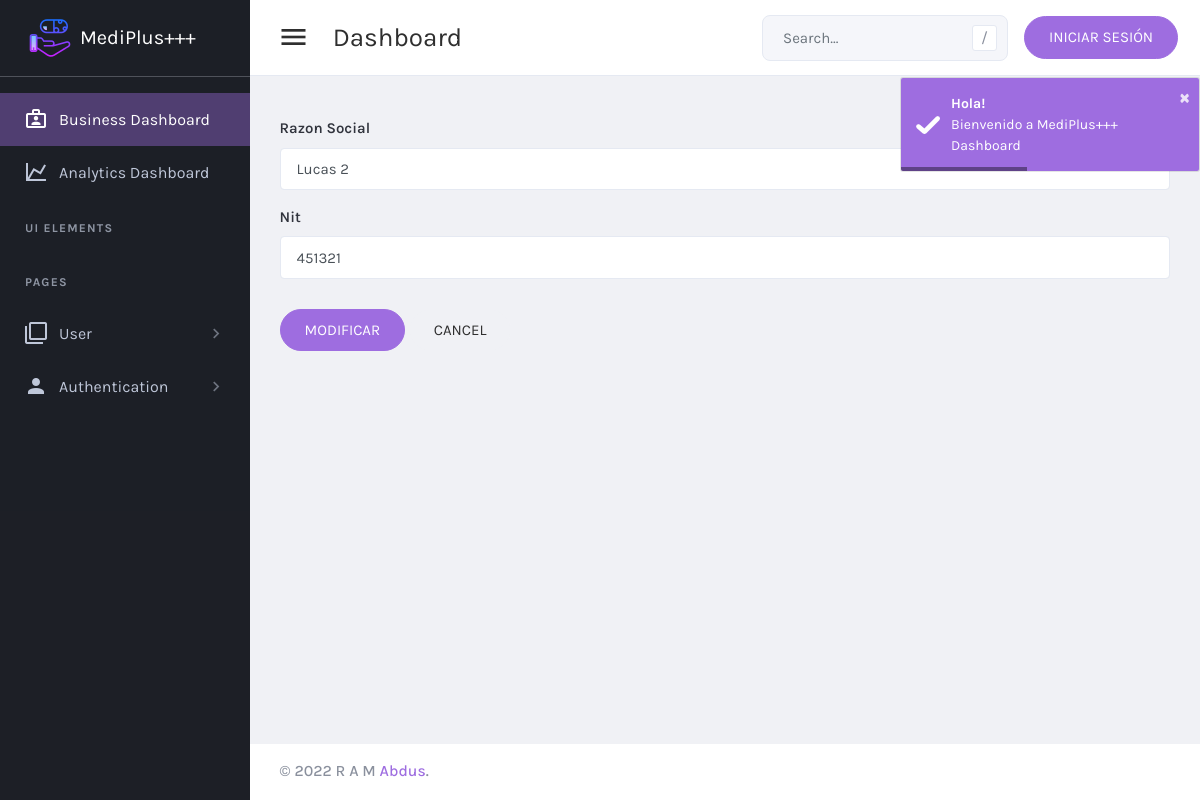
Page /controlador/clienteModificar.php?id=1 on the earlier database version.
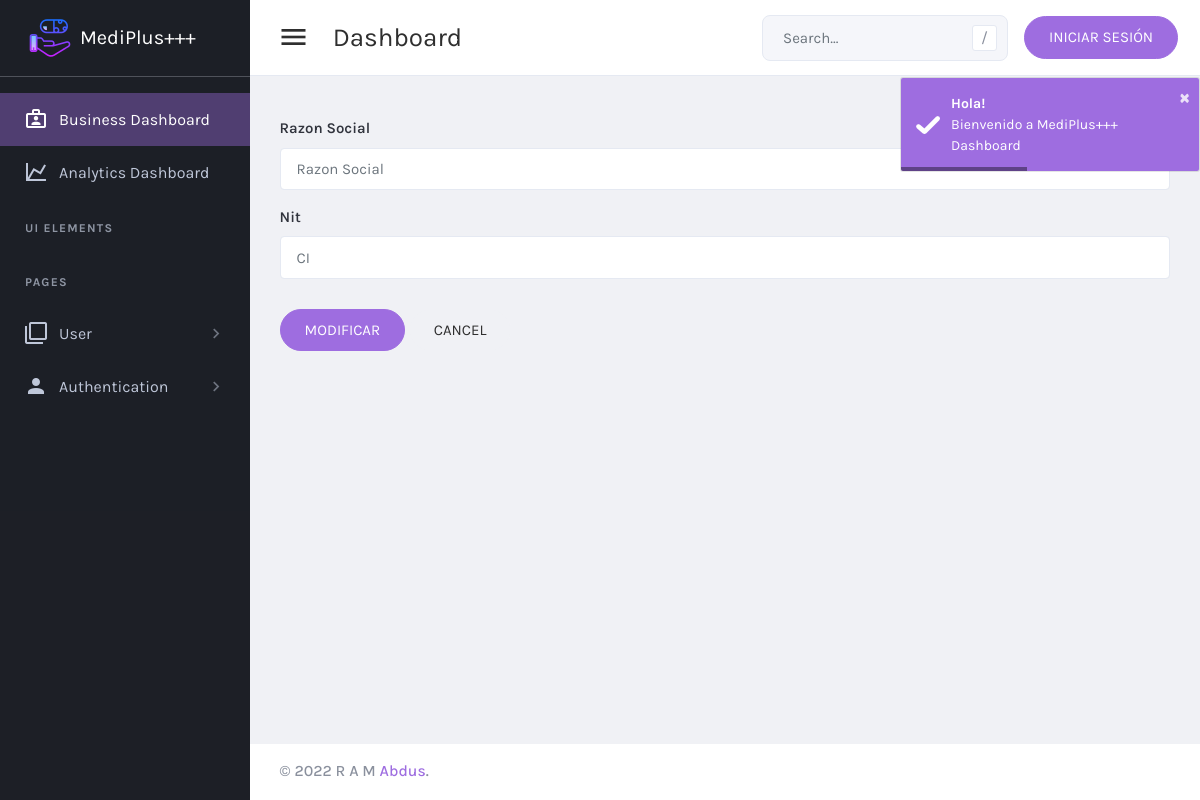
Same page on the later database version.
### tables this page shows
CREATE TABLE `clientes` (
  `id_cliente` int(11) NOT NULL,
  `nombre` varchar(100) NOT NULL,
  `paterno` varchar(45) NOT NULL,
  `materno` varchar(45) DEFAULT NULL,
  `ciudad` varchar(45) DEFAULT NULL,
  `cedula` varchar(45) DEFAULT NULL,
  `estado` tinyint(1) NOT NULL
);

### controlador/clienteModificar.php (called while the page is built, shortened)
<?php
include_once("../modelo/Cliente.php");
if (isset($_POST['modificar'])) {
    $id = $_POST['id'];
    $razon = $_POST['razon'];
    $nit = $_POST['nit'];
    $cliente = new Cliente($id, $razon, $nit,"","","");
    $respuesta = $cliente->modificar();
    if ($respuesta) {
        echo "<script>
            alert('Modificado Exitoso...')
            location.href='clienteListar.php'
            </script>";
    }else {
        echo "<script>
                alert('No se ha Modificado...');
            </script>";
    }
}else{
    $id = $_GET['id'];
    $cliente = new Cliente($id, $razon, $nit,"","","");
    $resultado = $cliente->obtenerCliente();
    $datos = mysqli_fetch_array($resultado);
}
include_once("../vista/clienteModificar.php");

### modelo/Cliente.php (called while the page is built, shortened)
<?php
class Cliente{
	private $idCliente;
	public function __construct($idCliente, $nombre, $paterno, $materno, $ciudad, $nit){
		$this->idCliente =   $idCliente;
	}
	public function obtenerCliente(){
		$db = new Conexion();
		$sql = $db->query("SELECT * FROM clientes WHERE id_cliente = $this->idCliente");
		return $sql;
	}
}
?>

### vista/clienteModificar.php (the view, shortened to what this page needs)
<?php
    include_once("components/header.php");
?>
<form action="clienteModificar.php" method="POST">
  <div class="form-group">
    <label for="exampleFormControlInput1">Razon Social</label>
    <input type="text" class="form-control" id="exampleFormControlInput1" placeholder="Razon Social" name="razon" value="<?=$datos['razon_social']?>">
  </div>
  <div class="form-group">
    <label for="exampleFormControlPassword">Nit</label>
    <input type="text" class="form-control" id="exampleFormControlPassword" placeholder="CI" name="nit" value="<?=$datos['nit_ci']?>">
  </div>
  <div class="form-footer mt-6">
    <button type="submit" class="btn btn-primary btn-pill" name="modificar">Modificar</button>
    <button type="submit" class="btn btn-light btn-pill">Cancel</button>
  </div>
</form>
<?php
    include_once("components/footer.php");
?>

Differences in the rows shown:
no longer on this page (row edited): clientes: razon "Lucas 2", nit "451321"
